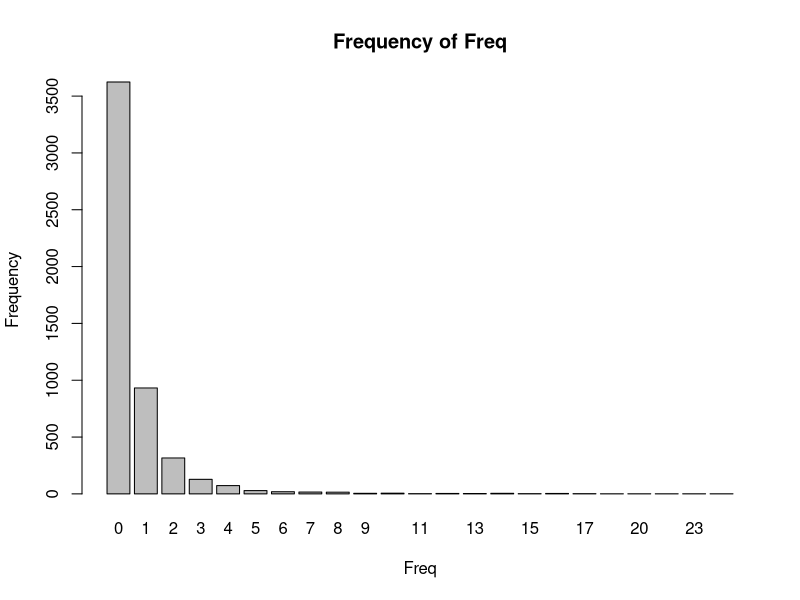

The R script that drew this image:
## ---- chunk 1
knitr::opts_chunk$set(echo = TRUE)
## ---- chunk 2
read.table("PropertyFund.txt", header = TRUE, sep = " ", dec = ".", stringsAsFactors = FALSE) -> PropertyFund
## ---- chunk 3
# Define Variable
table(PropertyFund$Freq) -> freq_tab
## ---- chunk 4
# Mean of Freq
mean(PropertyFund$Freq) -> mean_freq
mean_freq
## ---- chunk 5
# Median of Freq
median(PropertyFund$Freq) -> median_freq
median_freq
## ---- chunk 6
# Bar plot
barplot(freq_tab, main = "Frequency of Freq", xlab = "Freq", ylab = "Frequency")
## ---- chunk 7
PropertyFund$EntityType <- relevel(as.factor(PropertyFund$EntityType),ref="Misc")
## ---- chunk 8
# Training data
PropertyFund[PropertyFund$Year <= 2008, ] -> PropertyFund_train
## ---- chunk 9
# Test data
PropertyFund[PropertyFund$Year > 2008, ] -> PropertyFund_test
## ---- chunk 10
# Fit a simple linear regression of Freq on Coverage using training data
lm(Freq ~ Coverage, data = PropertyFund_train) -> model1
## ---- chunk 11
# Report results
summary(model1)
## ---- chunk 12
# Refit the model by including EntityType in addition to Coverage
lm(Freq ~ Coverage + EntityType, data = PropertyFund_train) -> model2
## ---- chunk 13
# Report the results
summary(model2)
## ---- chunk 14
# Use the fitted model in Question 5 to make predictions of Freq in the test data
predict(model2, PropertyFund_test) -> predicted_freq
## ---- chunk 15
# Calculate the linear correlation coefficient between predicted values and observed values
cor(predicted_freq, PropertyFund_test$Freq) -> corr
## ---- chunk 16
corr
